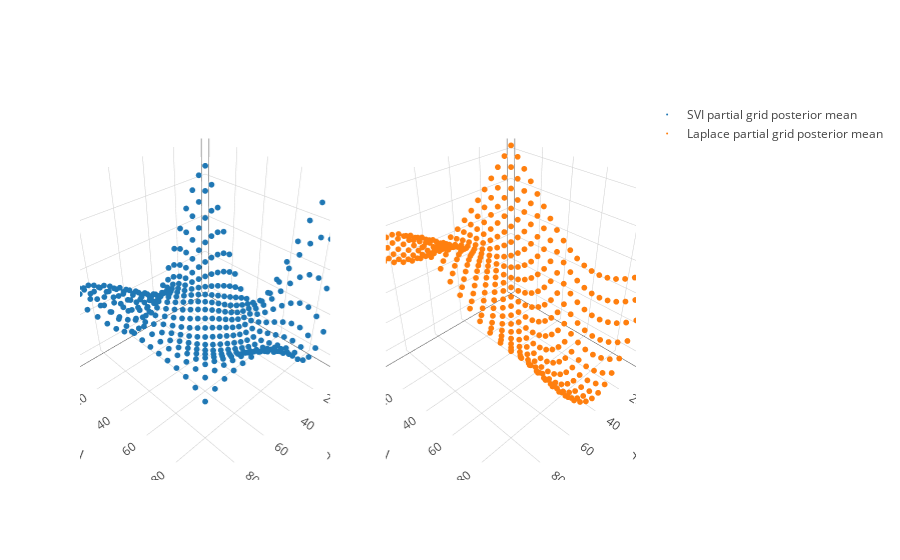

The notebook cell this image was saved under:
### Markdown cell above
We can make predictions of the entire function below.

### Code cell
pred_svi = inf_svi.predict()
pred_lp = inf_lp.f_pred

trace_svi = go.Scatter3d(x = X[:,0], y = X[:,1], z=pred_svi, mode = 'markers', marker=dict(size = 2,), name = "SVI partial grid posterior mean")
trace_lp = go.Scatter3d(x = X[:,0], y = X[:,1], z=pred_lp, mode = 'markers', marker=dict(size = 2,), name = "Laplace partial grid posterior mean")
fig = tools.make_subplots(rows=1, cols=2, specs=[[{'is_3d': True}, {'is_3d': True}]])
fig.append_trace(trace_svi, 1, 1)
fig.append_trace(trace_lp, 1, 2)
iplot(fig)

### Figure 1 — Plotly figure (JSON) as saved in the notebook; plotly's stock layout.template omitted (floating-point values rounded to 4 significant figures; data arrays with more than 128 entries replaced by an {"elided": "..."} marker saying what was removed)
{"data": [{"marker": {"size": 2}, "mode": "markers", "name": "SVI partial grid posterior mean", "scene": "scene1", "type": "scatter3d", "x": {"elided": "400 int values"}, "y": {"elided": "400 int values"}, "z": {"elided": "400 float values"}}, {"marker": {"size": 2}, "mode": "markers", "name": "Laplace partial grid posterior mean", "scene": "scene2", "type": "scatter3d", "x": {"elided": "400 int values"}, "y": {"elided": "400 int values"}, "z": {"elided": "400 float values"}}], "layout": {"scene1": {"domain": {"x": [0, 0.45], "y": [0, 1]}}, "scene2": {"domain": {"x": [0.55, 1], "y": [0, 1]}}}}
